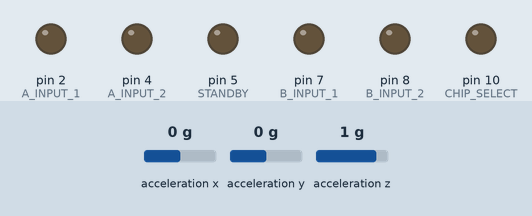
Simulated run of this sketch. Board: Arduino Uno, built with avr-gcc and run on an emulated ATmega328P. On the bench: output pins drawn as LEDs (lit = HIGH). Wiring (inferred from the names in the program): MPU-6050 motion sensor at I2C address 0x68. The inputs (shaded band) are chosen by the test bench; at power-on: acceleration x 0 g, acceleration y 0 g, acceleration z 1 g. Storage starts empty; pins used as bus, display or sensor lines are not drawn; what the sketch prints to the serial monitor is not drawn.

Above: at 3.8 s.
At 10.5 s:
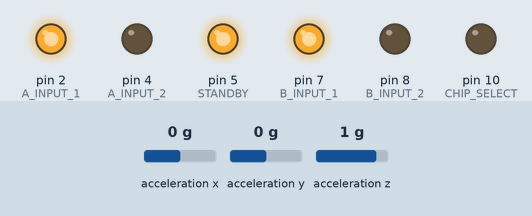
At 16.0 s:
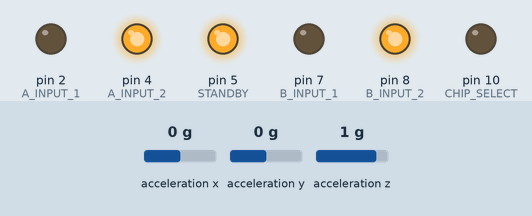
At 37.8 s:
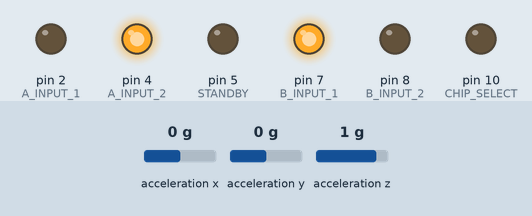
At 62.3 s:
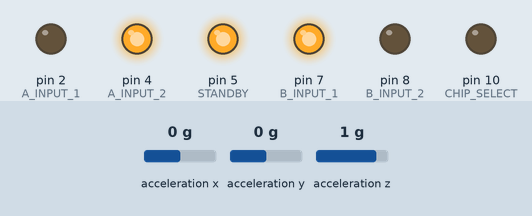
Timing chart, 0 to 67.0 s (numbered marks = the images above):
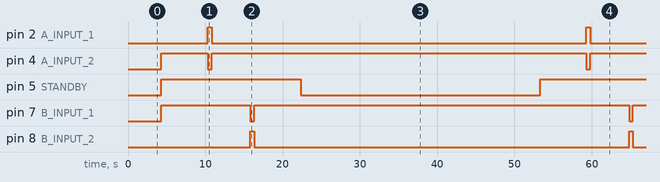

The sketch:

ROV_v0.2.0.ino
```cpp
#include "ROV_Pressure.h" // In-house. Separates pressure sensor code
#include "ROV_Temperature.h" // In-house. Separates temperature probe code
#include "ROV_SDCard.h" // In-house. Separates SD card chip code
#include "ROV_Motors.h" // In-house. Separates motor code
#include "ROV_Accelerometer.h" // In-house. Separates 6-axis accelerometer code

bool running = false;

void setup() {
  Serial.begin(9600);
  Wire.setClock(400000); // MPU 6050 communicates via 400 kHz I2C clock
  Wire.begin();
  setByte(MPU_A, GYRO_CONFIG, 0b00010000); // [-500, 500] deg/s over [-32768, 32767]
  setByte(MPU_A, ACCEL_CONFIG, 0b00000000); // [-2, 2] Gs over [-32768, 32767]
  setByte(MPU_A, XG_OFFSET_H, 0b00000000); // Add 92 bits to GYRO_XOUT
  setByte(MPU_A, XG_OFFSET_L, 0b01011100);
  setByte(MPU_A, YG_OFFSET_H, 0b00000000); // Add 33 bits to GYRO_YOUT
  setByte(MPU_A, YG_OFFSET_L, 0b00100001);
  setByte(MPU_A, ZG_OFFSET_H, 0b11111111); // Subtract 7 bits from GYRO_ZOUT
  setByte(MPU_A, ZG_OFFSET_L, 0b11111001);

  // Below code takes n samples and gets average accelerations at wherever its initial orientation is
  uint16_t n = 1000;
  float acc[3] = {0, 0, 0};
  for (uint16_t i = 0; i < n; i++) {
    getByte(MPU_A, ACCEL_XOUT_H);
    acc[0] += getTwoBytes(MPU_A, ACCEL_XOUT_H) / n;
    getByte(MPU_A, ACCEL_YOUT_H);
    acc[1] += getTwoBytes(MPU_A, ACCEL_YOUT_H) / n;
    getByte(MPU_A, ACCEL_ZOUT_H);
    acc[2] += getTwoBytes(MPU_A, ACCEL_ZOUT_H) / n;
  }

  // Below code finds initial roll and pitch, which causes sideways and forward acceleration (respectively) to affect z-position
  rov.rPos[0] = acos(acc[2] / sqrt(acc[0] * acc[0] + acc[2] * acc[2]));
  rov.rPos[1] = acos(acc[2] / sqrt(acc[1] * acc[1] + acc[2] * acc[2]));
  gravity = sqrt(acc[0] * acc[0] + acc[1] * acc[1] + acc[2] * acc[2]); // Save magnitude of G in LSB

  initializePressureSensor();
  initializeTemperatureSensor();
  initializeSDCard();
  initializeMotors();
}

void loop() {
  if (running) {
    move(LEFT, CLOCKWISE, 127);
    move(RIGHT, COUNTER_CLOCKWISE, 127);
    move(LEFT, CLOCKWISE, 127);
    move(RIGHT, COUNTER_CLOCKWISE, 127);
    delay(6000);
    move(LEFT, COUNTER_CLOCKWISE, 127);
    move(RIGHT, COUNTER_CLOCKWISE, 127);
    delay(500);
    move(LEFT, CLOCKWISE, 127);
    move(RIGHT, COUNTER_CLOCKWISE, 127);
    delay(5000);
    move(LEFT, CLOCKWISE, 127);
    move(RIGHT, CLOCKWISE, 127);
    delay(500);
    move(LEFT, CLOCKWISE, 127);
    move(RIGHT, COUNTER_CLOCKWISE, 127);
    delay(6000);
    stop();
    delay(30000);
  }
  else {
    if (getTwoBytes(MPU_A, ACCEL_XOUT_H) > 11000)
      running = !running;
  }
  delay(1000);
}
```

ROV_Accelerometer.h
```cpp
#include <Wire.h>

// Serial DAta and Serial CLock pins respectively
#define SDA 18 // I2C SDA pin, also 4 or A4
#define SCL 19 // I2C SCL pin, also 5 or A5

// Two devices can use same serial pins with different voltages. If only one device, defaults to MPU_A. Max tolerance of 6V.
#define MPU_A 0x68 // AD0 Logic Low: (1.8 +/- 5%) V
#define MPU_B 0x69 // AD0 Logic High: [2.375, 3.46] V

// MPU-6050 registers, relatively self-explanatory
#define XG_OFFSET_H 0x13 // _H registers are the "high" bytes of 2-byte pieces of data
#define XG_OFFSET_L 0x14 // _L registers are "low" bytes; combined you get 0bhhhhhhhhllllllll
#define YG_OFFSET_H 0x15 // Gyro offsets are +/- 1 LSB
#define YG_OFFSET_L 0x16
#define ZG_OFFSET_H 0x17
#define ZG_OFFSET_L 0x18
#define GYRO_CONFIG 0x1B
#define ACCEL_CONFIG 0x1C
#define ACCEL_XOUT_H 0x3B
#define ACCEL_XOUT_L 0x3C
#define ACCEL_YOUT_H 0x3D
#define ACCEL_YOUT_L 0x3E
#define ACCEL_ZOUT_H 0x3F
#define ACCEL_ZOUT_L 0x40
#define TEMP_OUT_H 0x41
#define TEMP_OUT_L 0x42
#define GYRO_XOUT_H 0x43
#define GYRO_XOUT_L 0x44
#define GYRO_YOUT_H 0x45
#define GYRO_YOUT_L 0x46
#define GYRO_ZOUT_H 0x47
#define GYRO_ZOUT_L 0x48
#define PWR_MGMT_1 0x6B

int8_t getByte(int device, int address);
int16_t getTwoBytes(int device, int address);
void setByte(int device, int address, int8_t value);

float gravity;

class Physical {
  public:
    float pos[3] = {0, 0, 0};
    float vel[3] = {0, 0, 0};
    float acc[3] = {0, 0, 0};
    float rPos[3] = {0, 0, 0};
    float rVel[3] = {0, 0, 0};

    void update(float seconds) {
      float temporary[3] = {0, 0, 0};
      pos[0] += vel[0] * seconds + acc[0] / 2 * seconds * seconds;
      pos[1] += vel[1] * seconds + acc[1] / 2 * seconds * seconds;
      pos[2] += vel[2] * seconds + acc[2] / 2 * seconds * seconds;
      vel[0] += acc[0] * seconds;
      vel[1] += acc[1] * seconds;
      vel[2] += acc[2] * seconds;

      rPos[0] += rVel[0] * seconds;
      rPos[1] += rVel[1] * seconds;
      rPos[2] += rVel[2] * seconds;

      // Below code gets acceleration, converts them to m/s^2 if above 100 LSB threshold
      getByte(MPU_A, ACCEL_XOUT_H);
      temporary[0] = getTwoBytes(MPU_A, ACCEL_XOUT_H);
      if (abs(temporary[0]) <= 100) {
        temporary[0] = 0;
      }
      else {
        getByte(MPU_A, ACCEL_CONFIG);
        temporary[0] /= 16384 / pow(2, getByte(MPU_A, ACCEL_CONFIG) >> 3 & 0b00000011) / 9.8;
      }
      getByte(MPU_A, ACCEL_YOUT_H);
      temporary[1] = getTwoBytes(MPU_A, ACCEL_YOUT_H);
      if (abs(temporary[1]) <= 100) {
        temporary[1] = 0;
      }
      else {
        getByte(MPU_A, ACCEL_CONFIG);
        temporary[1] /= 16384 / pow(2, getByte(MPU_A, ACCEL_CONFIG) >> 3 & 0b00000011) / 9.8;
      }
      getByte(MPU_A, ACCEL_ZOUT_H);
      temporary[2] = getTwoBytes(MPU_A, ACCEL_ZOUT_H);
      if (abs(temporary[2]) <= 100) {
        temporary[2] = 0;
      }
      else {
        getByte(MPU_A, ACCEL_CONFIG);
        temporary[2] /= 16384 / pow(2, getByte(MPU_A, ACCEL_CONFIG) >> 3 & 0b00000011) / 9.8;
      }

      // Below code filters forward, sideways, and vertical acceleration to absolute x, y, and z acceleration
      acc[0] = temporary[0] * cos(rPos[1]) * cos(rPos[2]) + temporary[1] * sin(rPos[2]) * cos(rPos[0]) + temporary[2] * sin(rPos[1]) * cos(rPos[2]);
      acc[1] = temporary[1] * cos(rPos[0]) * cos(rPos[2]) + temporary[0] * sin(rPos[2]) * cos(rPos[1]) + temporary[2] * sin(rPos[0]) * cos(rPos[2]);
      getByte(MPU_A, ACCEL_CONFIG); // The below line of code shows how sick in the head I am, and it's too much to explain here
      acc[2] = temporary[2] * cos(rPos[0]) * cos(rPos[1]) + temporary[0] * sin(rPos[1]) * cos(rPos[0]) + temporary[1] * sin(rPos[0]) * cos(rPos[1]) - gravity * pow(2, getByte(MPU_A, ACCEL_CONFIG) >> 3 & 0b00000011) / 16384 * 9.8;

      // Below code gets rotational velocity, converts them to deg/s if above 5 LSB threshold
      getByte(MPU_A, GYRO_XOUT_H);
      temporary[0] = getTwoBytes(MPU_A, ACCEL_XOUT_H);
      if (abs(temporary[0]) <= 5) {
        temporary[0] = 0;
      }
      else {
        getByte(MPU_A, GYRO_CONFIG);
        temporary[0] /= 32768 / 250 / pow(2, getByte(MPU_A, GYRO_CONFIG) >> 3 & 0b00000011);
      }
      getByte(MPU_A, GYRO_YOUT_H);
      temporary[1] = getTwoBytes(MPU_A, ACCEL_YOUT_H);
      if (abs(temporary[1]) <= 5) {
        temporary[1] = 0;
      }
      else {
        getByte(MPU_A, GYRO_CONFIG);
        temporary[1] /= 32768 / 250 / pow(2, getByte(MPU_A, GYRO_CONFIG) >> 3 & 0b00000011);
      }
      getByte(MPU_A, GYRO_ZOUT_H);
      temporary[2] = getTwoBytes(MPU_A, ACCEL_ZOUT_H);
      if (abs(temporary[2]) <= 5) {
        temporary[2] = 0;
      }
      else {
        getByte(MPU_A, GYRO_CONFIG);
        temporary[2] /= 32768 / 250 / pow(2, getByte(MPU_A, GYRO_CONFIG) >> 3 & 0b00000011);
      }

      // Below code filters roll, pitch, and yaw angular velocity to absolute theta, phi, and psi rotation
      rVel[0] = temporary[0] * cos(rVel[1]) * cos(rVel[2]) + temporary[1] * cos(rVel[1]) * sin(rVel[2]) + temporary[2] * cos(rVel[2]) * sin(rVel[1]);
      rVel[1] = temporary[1] * cos(rVel[0]) * cos(rVel[2]) + temporary[0] * cos(rVel[0]) * sin(rVel[2]) + temporary[2] * cos(rVel[2]) * sin(rVel[0]);
      rVel[2] = temporary[2] * cos(rVel[0]) * cos(rVel[1]) + temporary[0] * cos(rVel[0]) * sin(rVel[1]) + temporary[1] * cos(rVel[1]) * sin(rVel[0]);
    }
};

Physical rov;

int8_t getByte(int device, int address) {
  Wire.beginTransmission(device);
  Wire.write(address);
  Wire.requestFrom(device, 1, true);
  Wire.endTransmission(true);
  return Wire.read();
}

int16_t getTwoBytes(int device, int address) {
  Wire.beginTransmission(device);
  Wire.write(address);
  Wire.requestFrom(device, 2, true);
  Wire.endTransmission(true);
  return Wire.read() << 8 | Wire.read();
}

void setByte(int device, int address, int8_t value) {
  Wire.beginTransmission(device);
  Wire.write(address);
  Wire.write(value);
  Wire.endTransmission(true);
}
```

ROV_Motors.h
```cpp
#define A_INPUT_1 2
#define A_POWER 3 // PWM necessary. Relates to speed of motor A
#define A_INPUT_2 4
#define STANDBY 5 // Prevents or allows connected motors to receive current
#define B_POWER 6 // PWM necessary. Relates to speed of motor B
#define B_INPUT_1 7
#define B_INPUT_2 8

#define CLOCKWISE 0
#define COUNTER_CLOCKWISE 1
#define RIGHT 0
#define LEFT 1

void initializeMotors() {
  pinMode(A_POWER, OUTPUT);
  pinMode(A_INPUT_1, OUTPUT);
  pinMode(A_INPUT_2, OUTPUT);
  pinMode(B_POWER, OUTPUT);
  pinMode(B_INPUT_1, OUTPUT);
  pinMode(B_INPUT_2, OUTPUT);
  pinMode(STANDBY, OUTPUT);

  digitalWrite(STANDBY, LOW);
}

void move(bool motor, bool direction, uint8_t speed) {
  digitalWrite(STANDBY, HIGH);
  // LEFT motor refers to motor A, RIGHT refers to motor B, arbitrarily
  if (motor) {
    // Set inputs 1 and 2 to high and low respectively when counter-clockwise, flip polarity if clockwise
    digitalWrite(A_INPUT_1, direction);
    digitalWrite(A_INPUT_2, !direction);
    analogWrite(A_POWER, speed);
  }
  else {
    digitalWrite(B_INPUT_1, direction);
    digitalWrite(B_INPUT_2, !direction);
    analogWrite(B_POWER, speed);
  }
}

void stop() {
  digitalWrite(STANDBY, LOW);
}
```

ROV_Pressure.h
```cpp
#define PRESSURE 14 // Analog necessary (can also be called 0 or A0). Pressure sensor input

float surface = 0;

void initializePressureSensor() {
  pinMode(PRESSURE, INPUT);

  surface = 230 * (float(analogRead(PRESSURE)) / 1023) + 20;
  Serial.print("Initial Surface Pressure: ");
  Serial.print(surface);
  Serial.println(" kPa");
}

float getPressure() {
  return 230 * (float(analogRead(PRESSURE)) / 1023) + 20; // 0-1023 analog read, to 0-1 range, scaled to 0-230, edited to 20-250. Sensor reads 20-250 kPa
}

float getDepth() {
  float depth = 0;

  depth = (getPressure() - surface) / 9.8; // kPa is kN/m^2, 1 m^3 of water gives 1000 kg * 9.8 m/s^2 more Newtons, or 9.8 more kPa per m of depth
  Serial.print("Depth: ");
  Serial.print(depth);
  Serial.println(" m");

  return(depth);
}
```

ROV_SDCard.h
```cpp
#include <SD.h> // Used to interface with SD card chip

#define CHIP_SELECT 10 // SBI bus, pin 10 hard-coded into SD.h (53 in Arduino Mega). Initializes SD card
#define DIGITAL_INPUT 11 // Pin 11 required for SBI bus (50 in Arduino Mega). File input
#define DIGITAL_OUTPUT 12 // Pin 12 required for SBI bus (51 in Arduino Mega). File output
#define SPI_CLOCK 13 // Pin 13 required for SBI bus (52 in Artuino Mega). Synchronizes communication between SD card and device

File datalog;
// File name hard-coded to a max of 13 characters in SD.h
char fileName[13] = "LOG_0000.csv"; // Strings in C/C++ have a hidden exit character appended at the end, so this has 13 characters

void initializeSDCard() {
  pinMode(CHIP_SELECT, OUTPUT);

  Serial.println("Card initializing... ");
  if (!SD.begin(CHIP_SELECT)) { // Early return: If chip can't initialize via SD.h's library
    Serial.print("Failed. Stopping.");
    return;
  }
  Serial.print("Initialized.");

  Serial.println("Creating file... ");
  for (uint16_t i = 0; i < 10000; i++) {
    // Add each digit in a 4-digit number to '0' character code, so that 0's character code + anything from 0-9 gives '0'-'9'
    fileName[4] = i / 1000 + '0'; // ints and chars always truncate/round down fractional numbers
    fileName[5] = (i % 1000) / 100 + '0';
    fileName[6] = (i % 100) / 10 + '0';
    fileName[7] = i % 10 + '0';
    if (!SD.exists(fileName)) {
      datalog = SD.open(fileName, FILE_WRITE);
      break;
    }
  }
  if (!datalog) { // Early return: LOG_0000.csv through LOG_9999.csv exist, or datalog just couldn't be defined
    Serial.print("Failed. Stopping.");
    return;
  }
  Serial.print("Logging to: ");
  Serial.println(fileName);

  datalog.println("Depth (m), Temperature (C)");
  datalog.close();
}

void write(String text) {
  datalog = SD.open(fileName, FILE_WRITE);

  datalog.print(text);
  datalog.close();
}

void endln() {
  datalog.println();
}
```

ROV_Temperature.h
```cpp
#include <OneWire.h> // Used by DallasTemperature.h
#include <DallasTemperature.h>

#define ONE_WIRE_BUS 9 // Temperature sensor input

DeviceAddress T1; // Temperature sensor address array
OneWire oneWire(ONE_WIRE_BUS);
DallasTemperature sensors(&oneWire); // Just the address of the OneWire pin

void initializeTemperatureSensor() {
  sensors.begin();
  if (!sensors.getAddress(T1, 0)) { // Early return: If temperature sensor cannot be found
    Serial.println("Temperature Sensor not detected. Stopping.");
    return;
  }

  // Temperature sensor docs claim associated precision bits always in memory anyways
  sensors.setResolution(T1, 12);// int is bit resoluton for temperature data: 9 to 12 bits, down to 2^-1 (0.5 C) to 2^-4 (0.0625 C) bits respectively
}

float getTemperature() {
  float temp = sensors.getTempC(T1);

  sensors.requestTemperatures();
  Serial.print("Temperature: ");
  Serial.print(temp);
  Serial.println(" C");

  return temp;
}
```

Measured:
- by itself, pin 2 (A_INPUT_1), pin 8 (B_INPUT_2): alternates HIGH for 0.50 s and LOW for 48.5 s
- by itself, pin 4 (A_INPUT_2), pin 7 (B_INPUT_1): repeats every 49.0 s: LOW 0.50 s, HIGH 48.5 s
- by itself, pin 5 (STANDBY): alternates HIGH for 18.0 s and LOW for 31.0 s
